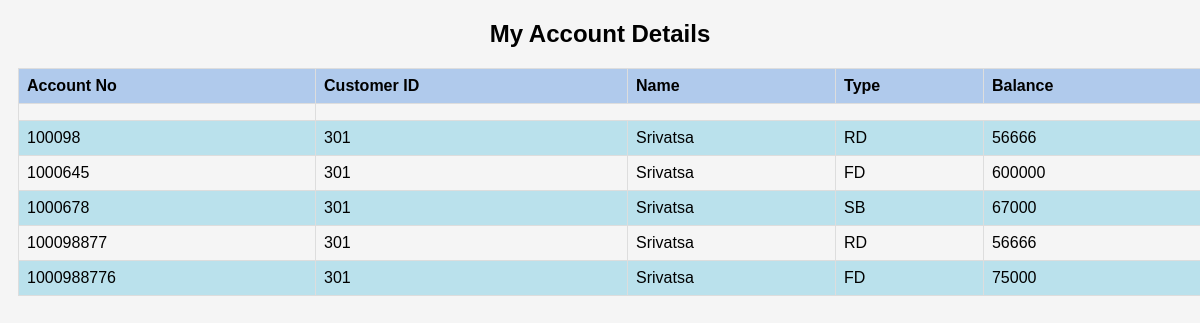
The page /myacc.php (signed in) on the database its author committed.
### tables this page shows
CREATE TABLE `account` (
  `acc_no` int(10) NOT NULL,
  `cus_id` int(5) NOT NULL,
  `type` varchar(10) NOT NULL,
  `balance` int(10) NOT NULL,
  `branch_no` int(4) NOT NULL
);

CREATE TABLE `customer` (
  `cus_id` int(5) NOT NULL,
  `cus_name` varchar(20) NOT NULL,
  `gender` varchar(7) NOT NULL,
  `DOB` date DEFAULT NULL,
  `occupation` varchar(20) NOT NULL,
  `Aadhar no` varchar(12) NOT NULL,
  `Email` varchar(60) NOT NULL,
  `address` varchar(10) NOT NULL,
  `mobileno` varchar(10) NOT NULL,
  `branch_no` int(4) NOT NULL
);

### myacc.php (the view, shortened to what this page needs)
<!DOCTYPE html>
<html lang="en">
<head>
</head>
<?php
$con = new mysqli('localhost','root','','bankmini');
$result=$con->query("select * from account where cus_id = '$_SESSION[cus_id]'");
$result1=$con->query("select cus_name from customer where cus_id = '$_SESSION[cus_id]'");
$re = $result1->fetch_assoc()
?>
<body>
    <h2>My Account Details</h2>
    <table id="account-table">
        <thead>
            <tr>
                <th>Account No</th>
                <th>Customer ID</th>
                <th>Name</th>
                <th>Type</th>
                <th>Balance</th>
            </tr>
        </thead>
        <tbody>
            <tr>
            <td>  <?php
            while ($customer = $result->fetch_assoc()) {
                echo "<tr>";
                echo "<td>{$customer['acc_no']}</td>";
                echo "<td>{$customer['cus_id']}</td>";
                echo "<td>{$re['cus_name']}</td>";
                echo "<td>{$customer['type']}</td>";
                echo "<td>{$customer['balance']}</td>";
                echo "</tr>";
            }?>
            </tr>
        </tbody>
    </table>
</body>
</html>

### myacc.php (style rules this page uses)
body { font-family: Arial, sans-serif; background-color:whitesmoke; }
h2 { text-align: center; }
table { width: 100%; border-collapse: collapse; margin-top: 20px; margin-left: 10px; margin-right:10px; }
th, td { border: 1px solid #dddddd; padding: 8px; text-align: left; }
th { background-color: #b0caec; }
tr:nth-child(even) { background-color: #bae1ec; }

### rows shown on the page
account: acc_no "100098", cus "301", cus.cus_name "Srivatsa", type "RD", balance "56666"
account: acc_no "1000645", cus "301", cus.cus_name "Srivatsa", type "FD", balance "600000"
account: acc_no "1000678", cus "301", cus.cus_name "Srivatsa", type "SB", balance "67000"
account: acc_no "100098877", cus "301", cus.cus_name "Srivatsa", type "RD", balance "56666"
account: acc_no "1000988776", cus "301", cus.cus_name "Srivatsa", type "FD", balance "75000"
